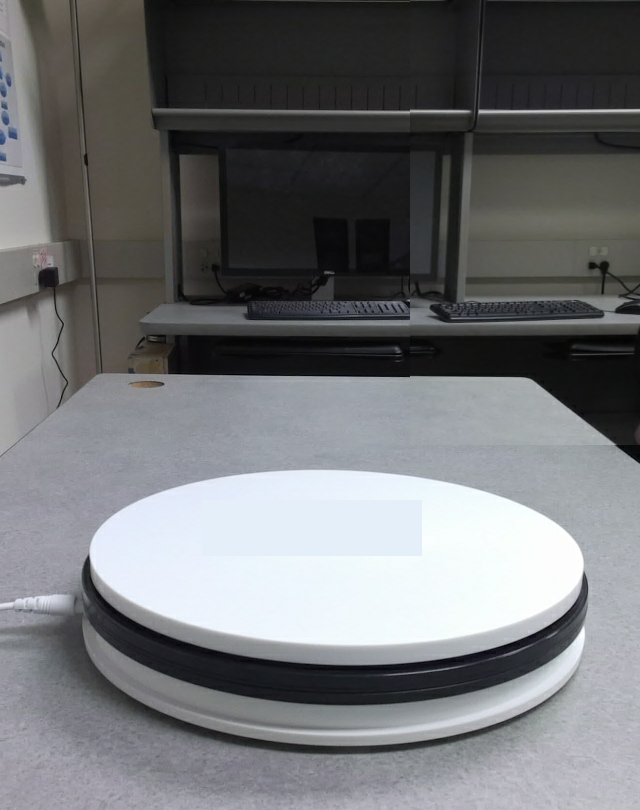
#> input picture background.png, 640 x 810 px; its folder holds 2 pictures in this run
$ python remove.py   (older library calls are emulated)
#> lines starting #> are read from the running program, lines starting #| are printed output that depends on the picture; after the words box and inside, x2 and y2 are one past the last pixel; in counts of white or black regions, pixels touching at a corner belong together; pictures that were not available may be replaced by others from this repository, and a replacement may not be noted
#> further down, background is the input picture: shape (810, 640, 3); mean B, G, R 116.6, 114.3, 112.8
import os
import cv2
import numpy as np

def findLargestContour(edgeImg):
    _, contours, hierarchy = cv2.findContours(edgeImg, cv2.RETR_EXTERNAL, cv2.CHAIN_APPROX_SIMPLE)
    # From among them, find the contours with large surface area.
    contoursWithArea = []
    for contour in contours:
        area = cv2.contourArea(contour)
        contoursWithArea.append([contour, area])

    contoursWithArea.sort(key=lambda tupl: tupl[1], reverse=True)
    largestContour = contoursWithArea[0][0]
    return largestContour

def remove_background(filename, background):
#> called with filename = '_only/scene_bkgrnd.png'
    image = cv2.imread(filename, 1)
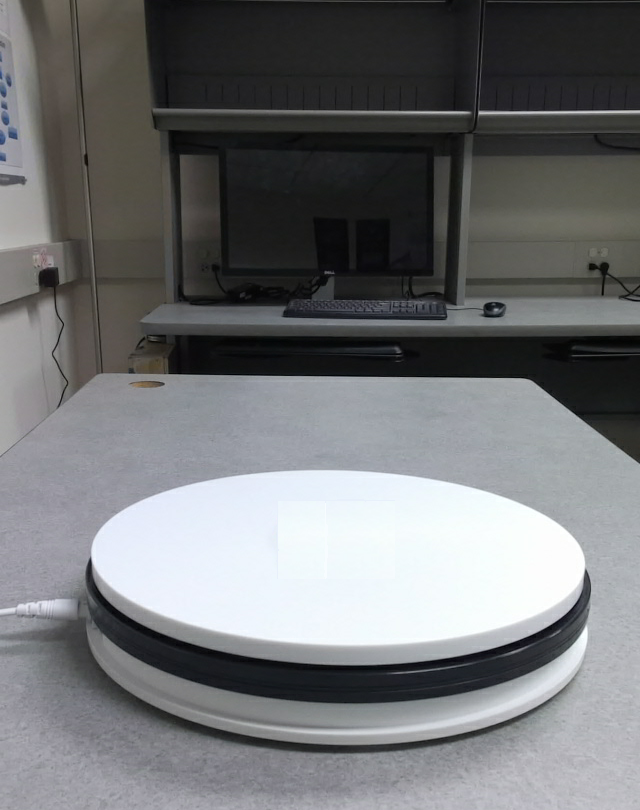
#> input picture scene_bkgrnd.png, 640 x 810 px, given as the content of the folder /home/phiggin1/gold/images/image_raw, which was not available
#> image is the input picture: shape (810, 640, 3); mean B, G, R 117.4, 115.5, 114.1

    #make mask to crop out known background
    mask = np.zeros(image.shape[:2], dtype="uint8")
    cv2.rectangle(mask, (40, 50), (600, 650), 255, -1)
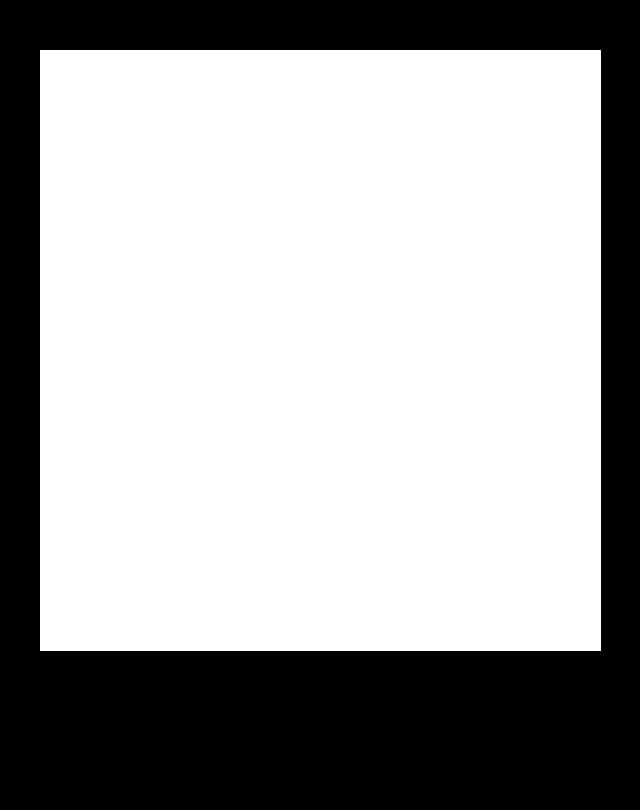
#> mask: shape (810, 640); 65% white; 1 black region, box (x1, y1, x2, y2) and area: (0, 0, 640, 810) 181239

    masked_image = cv2.bitwise_and(image, image, mask=mask)
    masked_background = cv2.bitwise_and(background, background, mask=mask)

    blurred_image = cv2.GaussianBlur(masked_image, (21, 21), 0)
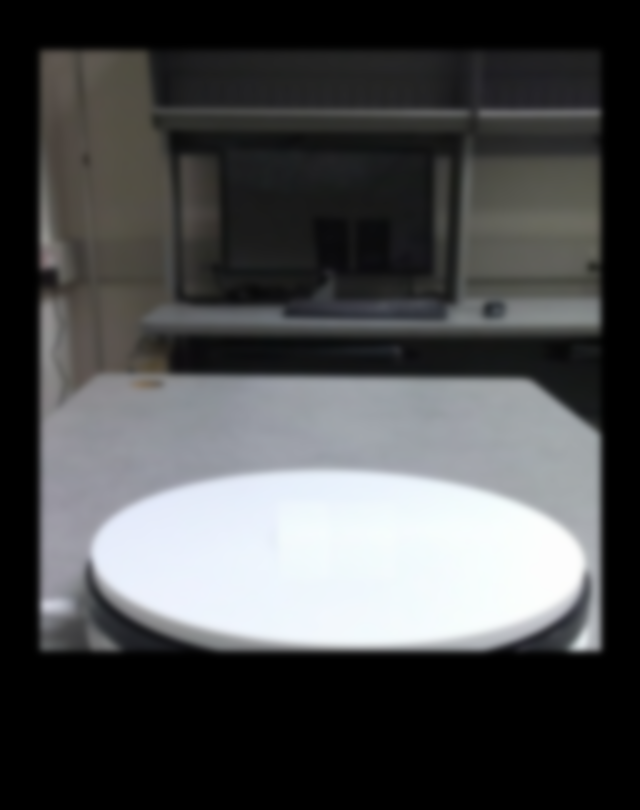
#> blurred_image: shape (810, 640, 3); mean B, G, R 76.5, 75.7, 74.5
    blurred_background = cv2.GaussianBlur(masked_background, (21, 21), 0)

    #get the difference between the background and image with the object in it
    diff = cv2.absdiff(blurred_image, blurred_background)
    gray = cv2.cvtColor(diff, cv2.COLOR_BGR2GRAY)

    threshold = cv2.threshold(gray, 25, 255, cv2.THRESH_BINARY)[1]
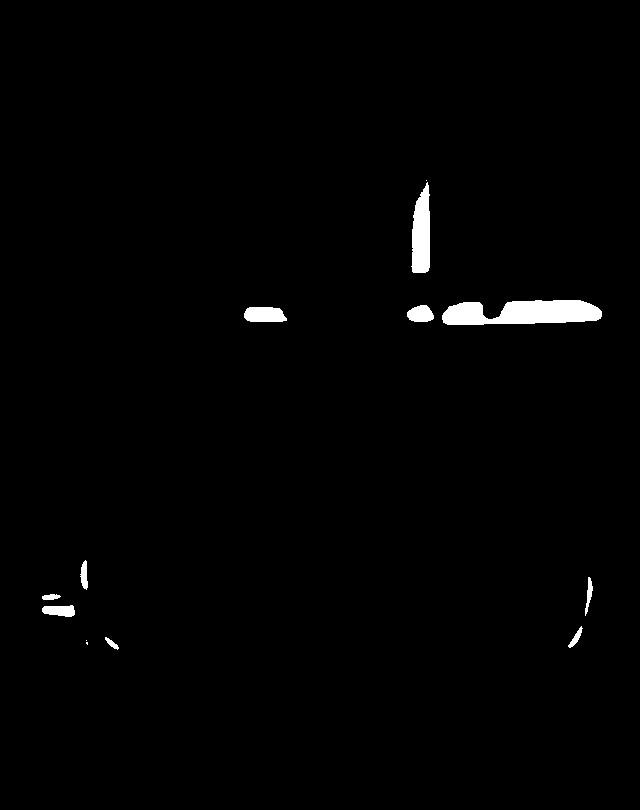
#> threshold: shape (810, 640); 1.2% white; 13 white regions (3 under 20 px)

    #try to merge together nearby contours
    _, contours, hierarchy = cv2.findContours(threshold, cv2.RETR_EXTERNAL, cv2.CHAIN_APPROX_SIMPLE)
#> contours = 13 contours, 3 with area under 20; largest, box (x1, y1, x2, y2) and area: (442, 300, 602, 325) 2880, (411, 182, 430, 273) 1244, (244, 307, 287, 322) 514, (407, 305, 434, 322) 324, (42, 605, 75, 617) 268
    thresh_gray = cv2.morphologyEx(threshold, cv2.MORPH_CLOSE, cv2.getStructuringElement(cv2.MORPH_ELLIPSE, (55,55)))
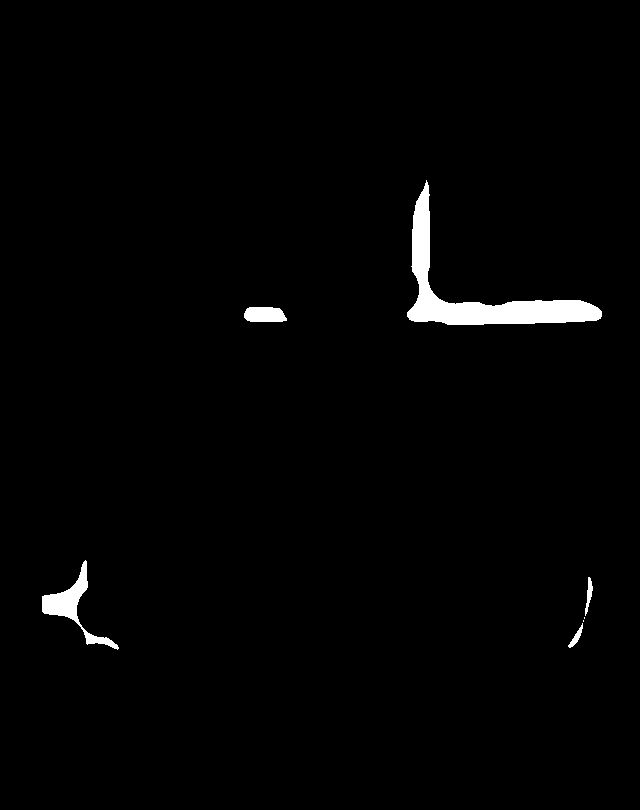
#> thresh_gray: shape (810, 640); 1.6% white; 7 white regions (2 under 20 px)
    # Find contours in thresh_gray after closing the gaps
    _, contours, hier = cv2.findContours(thresh_gray, cv2.RETR_EXTERNAL, cv2.CHAIN_APPROX_NONE)
#> contours = 7 contours, 2 with area under 20; largest, box (x1, y1, x2, y2) and area: (407, 180, 602, 325) 5487, (42, 560, 119, 650) 1320, (244, 307, 287, 322) 516, (585, 577, 593, 616) 100, (568, 623, 583, 648) 91
    '''
    contourImg = np.copy(image)
    cv2.drawContours(contourImg, [contour], 0, (0, 255, 0), 2, cv2.LINE_AA, maxLevel=1)
    '''

    '''
    contour = findLargestContour(threshold)
    contour_mask = np.zeros_like(threshold)
    cv2.fillPoly(contour_mask, [contour], 255)
    res = cv2.bitwise_and(image, image, mask = contour_mask)
    '''

    #fill in the contours to make the mask
    contour_mask = np.zeros_like(threshold)
    cv2.fillPoly(contour_mask, contours, 255)
    res = cv2.bitwise_and(image, image, mask = contour_mask)

    hull = []
    # calculate points for each contour
    for i in range(len(contours)):
        # creating convex hull object for each contour
        hull.append(cv2.convexHull(contours[i], False))
#> this loop made 7 passes
#> after the loop, hull = 7 contours, 2 with area under 20; largest, box (x1, y1, x2, y2) and area: (407, 180, 602, 325) 15608, (42, 560, 119, 650) 3550, (244, 307, 287, 322) 526, (585, 577, 593, 616) 138, (568, 623, 583, 648) 106

    # create an empty black image
    drawing =  np.copy(image)
    # draw contours and hull points
    for i in range(len(contours)):
        color_contours = (0, 255, 0) # green - color for contours
        color = (0, 255, 0) # blue - color for convex hull
        # draw ith contour
        #cv2.drawContours(drawing, contours, i, color_contours, 1, 8, hierarchy)
        # draw ith convex hull object
        cv2.drawContours(drawing, hull, i, color, 2, 8)
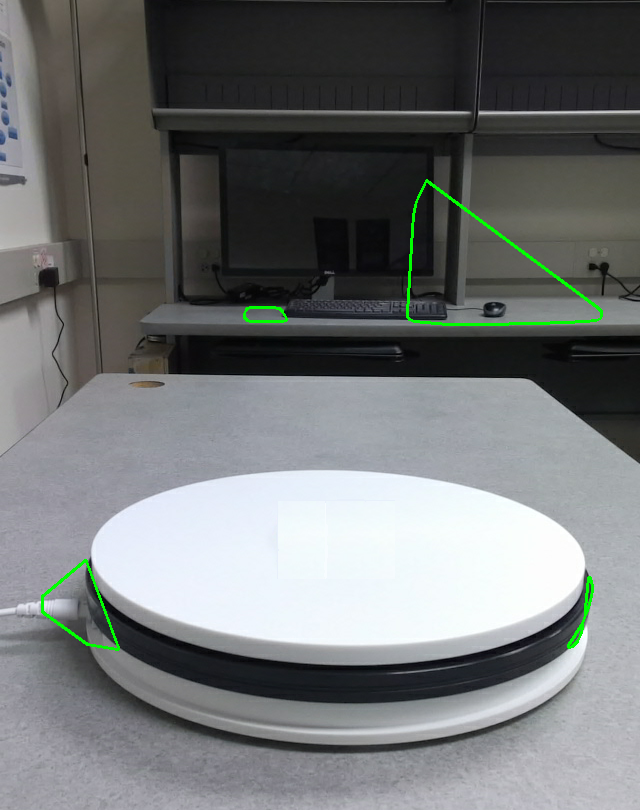
#> drawing: shape (810, 640, 3); 0.61% of pixels changed, all inside (x1, y1, x2, y2) = (41, 179, 603, 651)

    hull_mask = np.zeros_like(threshold)
    cv2.fillPoly(hull_mask, hull, 255)
#> hull_mask: shape (810, 640); 3.9% white; 7 white regions (2 under 20 px), largest, box (x1, y1, x2, y2) and area: (407, 180, 602, 325) 15867, (42, 560, 119, 650) 3660, (244, 307, 287, 322) 575, (585, 577, 593, 616) 176, (568, 623, 583, 648) 130

    cv2.imshow('drawing', drawing)
    cv2.imshow('hull_mask', hull_mask)
    res2 = cv2.bitwise_and(image, image, mask = hull_mask)
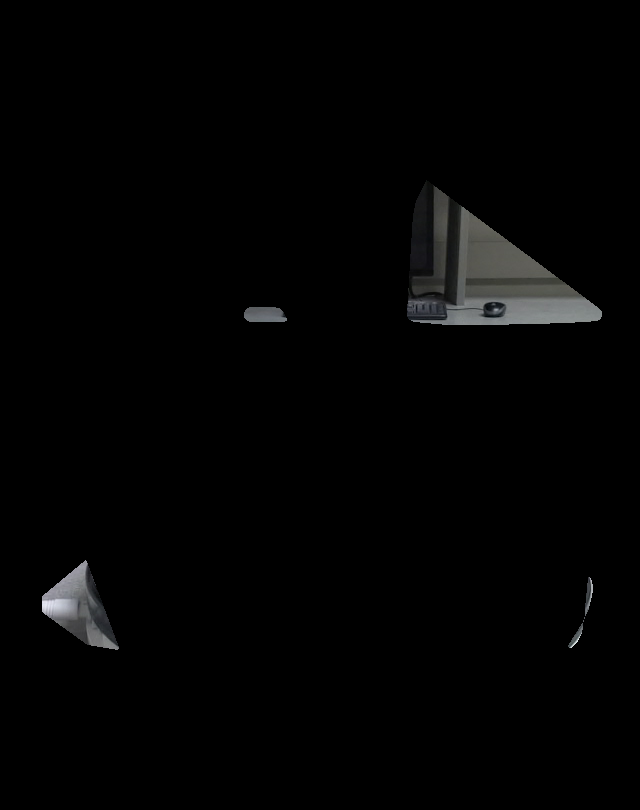
#> res2: shape (810, 640, 3); mean B, G, R 3.3, 3.3, 3.2
    cv2.imshow('res2', res2)


    cv2.imshow('image', image)
    #cv2.imshow('grayscale difference between background image and object image', gray)
    #cv2.imshow('mask', contour_mask)
    #cv2.imshow('cropped image2', res)
    keyboard = cv2.waitKey(25)
#> (key Esc is pressed here)


    fname = filename.split('/')[-1]
    name = fname.split('.')
    cv2.imwrite("./images/"+fname, image)
    cv2.imwrite("./images/"+name[0]+"_cropped."+name[1], res2)
    cv2.imwrite("./images/"+name[0]+"_overlay."+name[1], drawing)


background = cv2.imread("background.png", 1)

for root, dirs, files in os.walk("/home/phiggin1/gold/images/image_raw", topdown=False):
    for name in files:
        print("Processing "+os.path.join(root, name))
        remove_background(os.path.join(root, name), background)
        break
